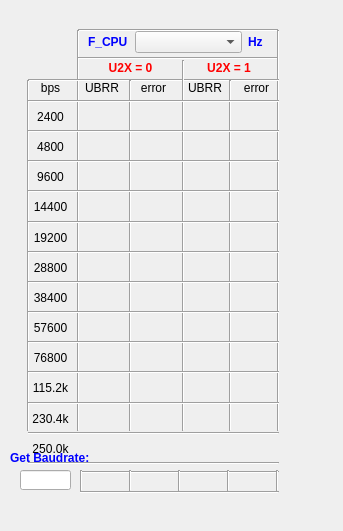
<?xml version="1.0" encoding="UTF-8"?>
<ui version="4.0">
 <class>UBRR_Calculator</class>
 <widget class="QDialog" name="UBRR_Calculator">
  <property name="geometry">
   <rect>
    <x>0</x>
    <y>0</y>
    <width>343</width>
    <height>531</height>
   </rect>
  </property>
  <property name="windowTitle">
   <string>UART/USART Calculator</string>
  </property>
  <property name="sizeGripEnabled">
   <bool>false</bool>
  </property>
  <widget class="Line" name="line">
   <property name="geometry">
    <rect>
     <x>78</x>
     <y>20</y>
     <width>200</width>
     <height>20</height>
    </rect>
   </property>
   <property name="frameShadow">
    <enum>QFrame::Sunken</enum>
   </property>
   <property name="orientation">
    <enum>Qt::Horizontal</enum>
   </property>
  </widget>
  <widget class="Line" name="line_2">
   <property name="geometry">
    <rect>
     <x>68</x>
     <y>30</y>
     <width>20</width>
     <height>401</height>
    </rect>
   </property>
   <property name="orientation">
    <enum>Qt::Vertical</enum>
   </property>
  </widget>
  <widget class="Line" name="line_3">
   <property name="geometry">
    <rect>
     <x>78</x>
     <y>50</y>
     <width>201</width>
     <height>16</height>
    </rect>
   </property>
   <property name="orientation">
    <enum>Qt::Horizontal</enum>
   </property>
  </widget>
  <widget class="Line" name="line_4">
   <property name="geometry">
    <rect>
     <x>268</x>
     <y>30</y>
     <width>20</width>
     <height>401</height>
    </rect>
   </property>
   <property name="frameShadow">
    <enum>QFrame::Sunken</enum>
   </property>
   <property name="orientation">
    <enum>Qt::Vertical</enum>
   </property>
  </widget>
  <widget class="Line" name="line_6">
   <property name="geometry">
    <rect>
     <x>28</x>
     <y>70</y>
     <width>251</width>
     <height>20</height>
    </rect>
   </property>
   <property name="orientation">
    <enum>Qt::Horizontal</enum>
   </property>
  </widget>
  <widget class="Line" name="line_7">
   <property name="geometry">
    <rect>
     <x>88</x>
     <y>60</y>
     <width>191</width>
     <height>371</height>
    </rect>
   </property>
   <property name="orientation">
    <enum>Qt::Vertical</enum>
   </property>
  </widget>
  <widget class="Line" name="line_9">
   <property name="geometry">
    <rect>
     <x>18</x>
     <y>80</y>
     <width>21</width>
     <height>351</height>
    </rect>
   </property>
   <property name="orientation">
    <enum>Qt::Vertical</enum>
   </property>
  </widget>
  <widget class="Line" name="line_5">
   <property name="geometry">
    <rect>
     <x>80</x>
     <y>80</y>
     <width>101</width>
     <height>351</height>
    </rect>
   </property>
   <property name="orientation">
    <enum>Qt::Vertical</enum>
   </property>
  </widget>
  <widget class="Line" name="line_8">
   <property name="geometry">
    <rect>
     <x>180</x>
     <y>80</y>
     <width>101</width>
     <height>351</height>
    </rect>
   </property>
   <property name="orientation">
    <enum>Qt::Vertical</enum>
   </property>
  </widget>
  <widget class="QWidget" name="layoutWidget">
   <property name="geometry">
    <rect>
     <x>88</x>
     <y>30</y>
     <width>181</width>
     <height>24</height>
    </rect>
   </property>
   <layout class="QHBoxLayout" name="horizontalLayout">
    <item>
     <widget class="QLabel" name="F_CPU">
      <property name="maximumSize">
       <size>
        <width>41</width>
        <height>16777215</height>
       </size>
      </property>
      <property name="styleSheet">
       <string notr="true">font-weight: bold;
color: blue;</string>
      </property>
      <property name="text">
       <string>F_CPU</string>
      </property>
     </widget>
    </item>
    <item>
     <widget class="QComboBox" name="F_OSC_list">
      <property name="maxVisibleItems">
       <number>16</number>
      </property>
     </widget>
    </item>
    <item>
     <widget class="QLabel" name="Hz">
      <property name="maximumSize">
       <size>
        <width>21</width>
        <height>16777215</height>
       </size>
      </property>
      <property name="styleSheet">
       <string notr="true">font-weight: bold;
color: blue;</string>
      </property>
      <property name="text">
       <string>Hz</string>
      </property>
     </widget>
    </item>
   </layout>
  </widget>
  <widget class="QWidget" name="layoutWidget">
   <property name="geometry">
    <rect>
     <x>28</x>
     <y>80</y>
     <width>251</width>
     <height>16</height>
    </rect>
   </property>
   <layout class="QHBoxLayout" name="horizontalLayout_2">
    <item>
     <widget class="QLabel" name="bps">
      <property name="text">
       <string>bps</string>
      </property>
      <property name="alignment">
       <set>Qt::AlignCenter</set>
      </property>
     </widget>
    </item>
    <item>
     <widget class="QLabel" name="UBRR_0X">
      <property name="text">
       <string>UBRR</string>
      </property>
      <property name="alignment">
       <set>Qt::AlignCenter</set>
      </property>
     </widget>
    </item>
    <item>
     <widget class="QLabel" name="error_0X">
      <property name="text">
       <string>error</string>
      </property>
      <property name="alignment">
       <set>Qt::AlignCenter</set>
      </property>
     </widget>
    </item>
    <item>
     <widget class="QLabel" name="UBRR_2X">
      <property name="text">
       <string>UBRR</string>
      </property>
      <property name="alignment">
       <set>Qt::AlignCenter</set>
      </property>
     </widget>
    </item>
    <item>
     <widget class="QLabel" name="error_2X">
      <property name="text">
       <string>error</string>
      </property>
      <property name="alignment">
       <set>Qt::AlignCenter</set>
      </property>
     </widget>
    </item>
   </layout>
  </widget>
  <widget class="QWidget" name="layoutWidget">
   <property name="geometry">
    <rect>
     <x>84</x>
     <y>60</y>
     <width>191</width>
     <height>16</height>
    </rect>
   </property>
   <layout class="QHBoxLayout" name="horizontalLayout_3">
    <item>
     <widget class="QLabel" name="U2X_0">
      <property name="styleSheet">
       <string notr="true">font-weight: bold;
color: red;</string>
      </property>
      <property name="text">
       <string>U2X = 0</string>
      </property>
      <property name="alignment">
       <set>Qt::AlignCenter</set>
      </property>
     </widget>
    </item>
    <item>
     <widget class="QLabel" name="U2X_1">
      <property name="styleSheet">
       <string notr="true">font-weight: bold;
color: red;</string>
      </property>
      <property name="text">
       <string>U2X = 1</string>
      </property>
      <property name="alignment">
       <set>Qt::AlignCenter</set>
      </property>
     </widget>
    </item>
   </layout>
  </widget>
  <widget class="QWidget" name="layoutWidget">
   <property name="geometry">
    <rect>
     <x>28</x>
     <y>100</y>
     <width>251</width>
     <height>365</height>
    </rect>
   </property>
   <layout class="QVBoxLayout" name="verticalLayout">
    <item>
     <widget class="Line" name="line_15">
      <property name="orientation">
       <enum>Qt::Horizontal</enum>
      </property>
     </widget>
    </item>
    <item>
     <layout class="QHBoxLayout" name="horizontalLayout_4">
      <item>
       <widget class="QLabel" name="bps_2400">
        <property name="text">
         <string>2400</string>
        </property>
        <property name="alignment">
         <set>Qt::AlignCenter</set>
        </property>
       </widget>
      </item>
      <item>
       <widget class="QLabel" name="UBRR_2400_0X">
        <property name="text">
         <string/>
        </property>
        <property name="alignment">
         <set>Qt::AlignCenter</set>
        </property>
       </widget>
      </item>
      <item>
       <widget class="QLabel" name="error_2400_0X">
        <property name="text">
         <string/>
        </property>
        <property name="alignment">
         <set>Qt::AlignCenter</set>
        </property>
       </widget>
      </item>
      <item>
       <widget class="QLabel" name="UBRR_2400_2X">
        <property name="text">
         <string/>
        </property>
        <property name="alignment">
         <set>Qt::AlignCenter</set>
        </property>
       </widget>
      </item>
      <item>
       <widget class="QLabel" name="error_2400_2X">
        <property name="text">
         <string/>
        </property>
        <property name="alignment">
         <set>Qt::AlignCenter</set>
        </property>
       </widget>
      </item>
     </layout>
    </item>
    <item>
     <widget class="Line" name="line_14">
      <property name="orientation">
       <enum>Qt::Horizontal</enum>
      </property>
     </widget>
    </item>
    <item>
     <layout class="QHBoxLayout" name="horizontalLayout_7">
      <item>
       <widget class="QLabel" name="bps_2401">
        <property name="text">
         <string>4800</string>
        </property>
        <property name="alignment">
         <set>Qt::AlignCenter</set>
        </property>
       </widget>
      </item>
      <item>
       <widget class="QLabel" name="UBRR_4800_0X">
        <property name="text">
         <string/>
        </property>
        <property name="alignment">
         <set>Qt::AlignCenter</set>
        </property>
       </widget>
      </item>
      <item>
       <widget class="QLabel" name="error_4800_0X">
        <property name="text">
         <string/>
        </property>
        <property name="alignment">
         <set>Qt::AlignCenter</set>
        </property>
       </widget>
      </item>
      <item>
       <widget class="QLabel" name="UBRR_4800_2X">
        <property name="text">
         <string/>
        </property>
        <property name="alignment">
         <set>Qt::AlignCenter</set>
        </property>
       </widget>
      </item>
      <item>
       <widget class="QLabel" name="error_4800_2X">
        <property name="text">
         <string/>
        </property>
        <property name="alignment">
         <set>Qt::AlignCenter</set>
        </property>
       </widget>
      </item>
     </layout>
    </item>
    <item>
     <widget class="Line" name="line_16">
      <property name="orientation">
       <enum>Qt::Horizontal</enum>
      </property>
     </widget>
    </item>
    <item>
     <layout class="QHBoxLayout" name="horizontalLayout_6">
      <item>
       <widget class="QLabel" name="bps_9600">
        <property name="text">
         <string>9600</string>
        </property>
        <property name="alignment">
         <set>Qt::AlignCenter</set>
        </property>
       </widget>
      </item>
      <item>
       <widget class="QLabel" name="UBRR_9600_0X">
        <property name="text">
         <string/>
        </property>
        <property name="alignment">
         <set>Qt::AlignCenter</set>
        </property>
       </widget>
      </item>
      <item>
       <widget class="QLabel" name="error_9600_0X">
        <property name="text">
         <string/>
        </property>
        <property name="alignment">
         <set>Qt::AlignCenter</set>
        </property>
       </widget>
      </item>
      <item>
       <widget class="QLabel" name="UBRR_9600_2X">
        <property name="text">
         <string/>
        </property>
        <property name="alignment">
         <set>Qt::AlignCenter</set>
        </property>
       </widget>
      </item>
      <item>
       <widget class="QLabel" name="error_9600_2X">
        <property name="text">
         <string/>
        </property>
        <property name="alignment">
         <set>Qt::AlignCenter</set>
        </property>
       </widget>
      </item>
     </layout>
    </item>
    <item>
     <widget class="Line" name="line_10">
      <property name="orientation">
       <enum>Qt::Horizontal</enum>
      </property>
     </widget>
    </item>
    <item>
     <layout class="QHBoxLayout" name="horizontalLayout_8">
      <item>
       <widget class="QLabel" name="bps_14400">
        <property name="text">
         <string>14400</string>
        </property>
        <property name="alignment">
         <set>Qt::AlignCenter</set>
        </property>
       </widget>
      </item>
      <item>
       <widget class="QLabel" name="UBRR_14400_0X">
        <property name="text">
         <string/>
        </property>
        <property name="alignment">
         <set>Qt::AlignCenter</set>
        </property>
       </widget>
      </item>
      <item>
       <widget class="QLabel" name="error_14400_0X">
        <property name="text">
         <string/>
        </property>
        <property name="alignment">
         <set>Qt::AlignCenter</set>
        </property>
       </widget>
      </item>
      <item>
       <widget class="QLabel" name="UBRR_14400_2X">
        <property name="text">
         <string/>
        </property>
        <property name="alignment">
         <set>Qt::AlignCenter</set>
        </property>
       </widget>
      </item>
      <item>
       <widget class="QLabel" name="error_14400_2X">
        <property name="text">
         <string/>
        </property>
        <property name="alignment">
         <set>Qt::AlignCenter</set>
        </property>
       </widget>
      </item>
     </layout>
    </item>
    <item>
     <widget class="Line" name="line_20">
      <property name="orientation">
       <enum>Qt::Horizontal</enum>
      </property>
     </widget>
    </item>
    <item>
     <layout class="QHBoxLayout" name="horizontalLayout_10">
      <item>
       <widget class="QLabel" name="bps_19200">
        <property name="text">
         <string>19200</string>
        </property>
        <property name="alignment">
         <set>Qt::AlignCenter</set>
        </property>
       </widget>
      </item>
      <item>
       <widget class="QLabel" name="UBRR_19200_0X">
        <property name="text">
         <string/>
        </property>
        <property name="alignment">
         <set>Qt::AlignCenter</set>
        </property>
       </widget>
      </item>
      <item>
       <widget class="QLabel" name="error_19200_0X">
        <property name="text">
         <string/>
        </property>
        <property name="alignment">
         <set>Qt::AlignCenter</set>
        </property>
       </widget>
      </item>
      <item>
       <widget class="QLabel" name="UBRR_19200_2X">
        <property name="text">
         <string/>
        </property>
        <property name="alignment">
         <set>Qt::AlignCenter</set>
        </property>
       </widget>
      </item>
      <item>
       <widget class="QLabel" name="error_19200_2X">
        <property name="text">
         <string/>
        </property>
        <property name="alignment">
         <set>Qt::AlignCenter</set>
        </property>
       </widget>
      </item>
     </layout>
    </item>
    <item>
     <widget class="Line" name="line_11">
      <property name="orientation">
       <enum>Qt::Horizontal</enum>
      </property>
     </widget>
    </item>
    <item>
     <layout class="QHBoxLayout" name="horizontalLayout_11">
      <item>
       <widget class="QLabel" name="bps_28800">
        <property name="text">
         <string>28800</string>
        </property>
        <property name="alignment">
         <set>Qt::AlignCenter</set>
        </property>
       </widget>
      </item>
      <item>
       <widget class="QLabel" name="UBRR_28800_0X">
        <property name="text">
         <string/>
        </property>
        <property name="alignment">
         <set>Qt::AlignCenter</set>
        </property>
       </widget>
      </item>
      <item>
       <widget class="QLabel" name="error_28800_0X">
        <property name="text">
         <string/>
        </property>
        <property name="alignment">
         <set>Qt::AlignCenter</set>
        </property>
       </widget>
      </item>
      <item>
       <widget class="QLabel" name="UBRR_28800_2X">
        <property name="text">
         <string/>
        </property>
        <property name="alignment">
         <set>Qt::AlignCenter</set>
        </property>
       </widget>
      </item>
      <item>
       <widget class="QLabel" name="error_28800_2X">
        <property name="text">
         <string/>
        </property>
        <property name="alignment">
         <set>Qt::AlignCenter</set>
        </property>
       </widget>
      </item>
     </layout>
    </item>
    <item>
     <widget class="Line" name="line_19">
      <property name="orientation">
       <enum>Qt::Horizontal</enum>
      </property>
     </widget>
    </item>
    <item>
     <layout class="QHBoxLayout" name="horizontalLayout_12">
      <item>
       <widget class="QLabel" name="bps_38400">
        <property name="text">
         <string>38400</string>
        </property>
        <property name="alignment">
         <set>Qt::AlignCenter</set>
        </property>
       </widget>
      </item>
      <item>
       <widget class="QLabel" name="UBRR_38400_0X">
        <property name="text">
         <string/>
        </property>
        <property name="alignment">
         <set>Qt::AlignCenter</set>
        </property>
       </widget>
      </item>
      <item>
       <widget class="QLabel" name="error_38400_0X">
        <property name="text">
         <string/>
        </property>
        <property name="alignment">
         <set>Qt::AlignCenter</set>
        </property>
       </widget>
      </item>
      <item>
       <widget class="QLabel" name="UBRR_38400_2X">
        <property name="text">
         <string/>
        </property>
        <property name="alignment">
         <set>Qt::AlignCenter</set>
        </property>
       </widget>
      </item>
      <item>
       <widget class="QLabel" name="error_38400_2X">
        <property name="text">
         <string/>
        </property>
        <property name="alignment">
         <set>Qt::AlignCenter</set>
        </property>
       </widget>
      </item>
     </layout>
    </item>
    <item>
     <widget class="Line" name="line_22">
      <property name="orientation">
       <enum>Qt::Horizontal</enum>
      </property>
     </widget>
    </item>
    <item>
     <layout class="QHBoxLayout" name="horizontalLayout_13">
      <item>
       <widget class="QLabel" name="bps_57600">
        <property name="text">
         <string>57600</string>
        </property>
        <property name="alignment">
         <set>Qt::AlignCenter</set>
        </property>
       </widget>
      </item>
      <item>
       <widget class="QLabel" name="UBRR_57600_0X">
        <property name="text">
         <string/>
        </property>
        <property name="alignment">
         <set>Qt::AlignCenter</set>
        </property>
       </widget>
      </item>
      <item>
       <widget class="QLabel" name="error_57600_0X">
        <property name="text">
         <string/>
        </property>
        <property name="alignment">
         <set>Qt::AlignCenter</set>
        </property>
       </widget>
      </item>
      <item>
       <widget class="QLabel" name="UBRR_57600_2X">
        <property name="text">
         <string/>
        </property>
        <property name="alignment">
         <set>Qt::AlignCenter</set>
        </property>
       </widget>
      </item>
      <item>
       <widget class="QLabel" name="error_57600_2X">
        <property name="text">
         <string/>
        </property>
        <property name="alignment">
         <set>Qt::AlignCenter</set>
        </property>
       </widget>
      </item>
     </layout>
    </item>
    <item>
     <widget class="Line" name="line_13">
      <property name="orientation">
       <enum>Qt::Horizontal</enum>
      </property>
     </widget>
    </item>
    <item>
     <layout class="QHBoxLayout" name="horizontalLayout_14">
      <item>
       <widget class="QLabel" name="bps_76800">
        <property name="text">
         <string>76800</string>
        </property>
        <property name="alignment">
         <set>Qt::AlignCenter</set>
        </property>
       </widget>
      </item>
      <item>
       <widget class="QLabel" name="UBRR_76800_0X">
        <property name="text">
         <string/>
        </property>
        <property name="alignment">
         <set>Qt::AlignCenter</set>
        </property>
       </widget>
      </item>
      <item>
       <widget class="QLabel" name="error_76800_0X">
        <property name="text">
         <string/>
        </property>
        <property name="alignment">
         <set>Qt::AlignCenter</set>
        </property>
       </widget>
      </item>
      <item>
       <widget class="QLabel" name="UBRR_76800_2X">
        <property name="text">
         <string/>
        </property>
        <property name="alignment">
         <set>Qt::AlignCenter</set>
        </property>
       </widget>
      </item>
      <item>
       <widget class="QLabel" name="error_76800_2X">
        <property name="text">
         <string/>
        </property>
        <property name="alignment">
         <set>Qt::AlignCenter</set>
        </property>
       </widget>
      </item>
     </layout>
    </item>
    <item>
     <widget class="Line" name="line_18">
      <property name="orientation">
       <enum>Qt::Horizontal</enum>
      </property>
     </widget>
    </item>
    <item>
     <layout class="QHBoxLayout" name="horizontalLayout_15">
      <item>
       <widget class="QLabel" name="bps_115200">
        <property name="text">
         <string>115.2k</string>
        </property>
        <property name="alignment">
         <set>Qt::AlignCenter</set>
        </property>
       </widget>
      </item>
      <item>
       <widget class="QLabel" name="UBRR_115200_0X">
        <property name="text">
         <string/>
        </property>
        <property name="alignment">
         <set>Qt::AlignCenter</set>
        </property>
       </widget>
      </item>
      <item>
       <widget class="QLabel" name="error_115200_0X">
        <property name="text">
         <string/>
        </property>
        <property name="alignment">
         <set>Qt::AlignCenter</set>
        </property>
       </widget>
      </item>
      <item>
       <widget class="QLabel" name="UBRR_115200_2X">
        <property name="text">
         <string/>
        </property>
        <property name="alignment">
         <set>Qt::AlignCenter</set>
        </property>
       </widget>
      </item>
      <item>
       <widget class="QLabel" name="error_115200_2X">
        <property name="text">
         <string/>
        </property>
        <property name="alignment">
         <set>Qt::AlignCenter</set>
        </property>
       </widget>
      </item>
     </layout>
    </item>
    <item>
     <widget class="Line" name="line_12">
      <property name="orientation">
       <enum>Qt::Horizontal</enum>
      </property>
     </widget>
    </item>
    <item>
     <layout class="QHBoxLayout" name="horizontalLayout_16">
      <item>
       <widget class="QLabel" name="bps_230400">
        <property name="text">
         <string>230.4k</string>
        </property>
        <property name="alignment">
         <set>Qt::AlignCenter</set>
        </property>
       </widget>
      </item>
      <item>
       <widget class="QLabel" name="UBRR_230400_0X">
        <property name="text">
         <string/>
        </property>
        <property name="alignment">
         <set>Qt::AlignCenter</set>
        </property>
       </widget>
      </item>
      <item>
       <widget class="QLabel" name="error_230400_0X">
        <property name="text">
         <string/>
        </property>
        <property name="alignment">
         <set>Qt::AlignCenter</set>
        </property>
       </widget>
      </item>
      <item>
       <widget class="QLabel" name="UBRR_230400_2X">
        <property name="text">
         <string/>
        </property>
        <property name="alignment">
         <set>Qt::AlignCenter</set>
        </property>
       </widget>
      </item>
      <item>
       <widget class="QLabel" name="error_230400_2X">
        <property name="text">
         <string/>
        </property>
        <property name="alignment">
         <set>Qt::AlignCenter</set>
        </property>
       </widget>
      </item>
     </layout>
    </item>
    <item>
     <widget class="Line" name="line_17">
      <property name="orientation">
       <enum>Qt::Horizontal</enum>
      </property>
     </widget>
    </item>
    <item>
     <layout class="QHBoxLayout" name="horizontalLayout_17">
      <item>
       <widget class="QLabel" name="bps_250000">
        <property name="text">
         <string>250.0k</string>
        </property>
        <property name="alignment">
         <set>Qt::AlignCenter</set>
        </property>
       </widget>
      </item>
      <item>
       <widget class="QLabel" name="UBRR_250000_0X">
        <property name="text">
         <string/>
        </property>
        <property name="alignment">
         <set>Qt::AlignCenter</set>
        </property>
       </widget>
      </item>
      <item>
       <widget class="QLabel" name="error_250000_0X">
        <property name="text">
         <string/>
        </property>
        <property name="alignment">
         <set>Qt::AlignCenter</set>
        </property>
       </widget>
      </item>
      <item>
       <widget class="QLabel" name="UBRR_250000_2X">
        <property name="text">
         <string/>
        </property>
        <property name="alignment">
         <set>Qt::AlignCenter</set>
        </property>
       </widget>
      </item>
      <item>
       <widget class="QLabel" name="error_250000_2X">
        <property name="text">
         <string/>
        </property>
        <property name="alignment">
         <set>Qt::AlignCenter</set>
        </property>
       </widget>
      </item>
     </layout>
    </item>
    <item>
     <widget class="Line" name="line_21">
      <property name="orientation">
       <enum>Qt::Horizontal</enum>
      </property>
     </widget>
    </item>
   </layout>
  </widget>
  <widget class="QLabel" name="label">
   <property name="geometry">
    <rect>
     <x>10</x>
     <y>450</y>
     <width>91</width>
     <height>16</height>
    </rect>
   </property>
   <property name="styleSheet">
    <string notr="true">font-weight: bold;
color: blue;</string>
   </property>
   <property name="text">
    <string>Get Baudrate:</string>
   </property>
  </widget>
  <widget class="Line" name="line_29">
   <property name="geometry">
    <rect>
     <x>80</x>
     <y>490</y>
     <width>199</width>
     <height>5</height>
    </rect>
   </property>
   <property name="orientation">
    <enum>Qt::Horizontal</enum>
   </property>
  </widget>
  <widget class="Line" name="line_30">
   <property name="geometry">
    <rect>
     <x>80</x>
     <y>470</y>
     <width>199</width>
     <height>5</height>
    </rect>
   </property>
   <property name="orientation">
    <enum>Qt::Horizontal</enum>
   </property>
  </widget>
  <widget class="QLineEdit" name="baud_edit">
   <property name="geometry">
    <rect>
     <x>20</x>
     <y>470</y>
     <width>51</width>
     <height>20</height>
    </rect>
   </property>
   <property name="text">
    <string/>
   </property>
   <property name="maxLength">
    <number>7</number>
   </property>
   <property name="frame">
    <bool>true</bool>
   </property>
  </widget>
  <widget class="QLabel" name="UBRR_unknow_0X">
   <property name="geometry">
    <rect>
     <x>83</x>
     <y>470</y>
     <width>51</width>
     <height>20</height>
    </rect>
   </property>
   <property name="text">
    <string/>
   </property>
   <property name="scaledContents">
    <bool>false</bool>
   </property>
   <property name="alignment">
    <set>Qt::AlignCenter</set>
   </property>
  </widget>
  <widget class="QLabel" name="error_unknow_0X">
   <property name="geometry">
    <rect>
     <x>130</x>
     <y>470</y>
     <width>51</width>
     <height>20</height>
    </rect>
   </property>
   <property name="text">
    <string/>
   </property>
   <property name="scaledContents">
    <bool>false</bool>
   </property>
   <property name="alignment">
    <set>Qt::AlignCenter</set>
   </property>
  </widget>
  <widget class="QLabel" name="UBRR_unknow_2X">
   <property name="geometry">
    <rect>
     <x>180</x>
     <y>470</y>
     <width>51</width>
     <height>20</height>
    </rect>
   </property>
   <property name="text">
    <string/>
   </property>
   <property name="scaledContents">
    <bool>false</bool>
   </property>
   <property name="alignment">
    <set>Qt::AlignCenter</set>
   </property>
  </widget>
  <widget class="QLabel" name="error_unknow_2X">
   <property name="geometry">
    <rect>
     <x>230</x>
     <y>470</y>
     <width>51</width>
     <height>20</height>
    </rect>
   </property>
   <property name="text">
    <string/>
   </property>
   <property name="scaledContents">
    <bool>false</bool>
   </property>
   <property name="alignment">
    <set>Qt::AlignCenter</set>
   </property>
  </widget>
  <widget class="QWidget" name="layoutWidget">
   <property name="geometry">
    <rect>
     <x>40</x>
     <y>470</y>
     <width>281</width>
     <height>21</height>
    </rect>
   </property>
   <layout class="QHBoxLayout" name="horizontalLayout_5">
    <item>
     <widget class="Line" name="line_23">
      <property name="orientation">
       <enum>Qt::Vertical</enum>
      </property>
     </widget>
    </item>
    <item>
     <widget class="Line" name="line_24">
      <property name="orientation">
       <enum>Qt::Vertical</enum>
      </property>
     </widget>
    </item>
    <item>
     <widget class="Line" name="line_25">
      <property name="orientation">
       <enum>Qt::Vertical</enum>
      </property>
     </widget>
    </item>
    <item>
     <widget class="Line" name="line_26">
      <property name="orientation">
       <enum>Qt::Vertical</enum>
      </property>
     </widget>
    </item>
    <item>
     <widget class="Line" name="line_28">
      <property name="orientation">
       <enum>Qt::Vertical</enum>
      </property>
     </widget>
    </item>
   </layout>
  </widget>
 </widget>
 <resources/>
 <connections/>
</ui>
